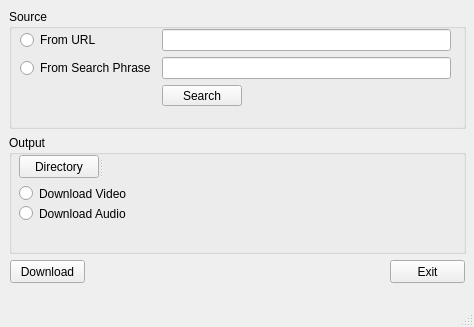
<?xml version="1.0" encoding="UTF-8"?>
<ui version="4.0">
 <class>MainWindow</class>
 <widget class="QMainWindow" name="MainWindow">
  <property name="geometry">
   <rect>
    <x>0</x>
    <y>0</y>
    <width>474</width>
    <height>327</height>
   </rect>
  </property>
  <property name="windowTitle">
   <string>Youtube Downloader</string>
  </property>
  <widget class="QWidget" name="centralwidget">
   <widget class="QGroupBox" name="groupBox">
    <property name="geometry">
     <rect>
      <x>9</x>
      <y>9</y>
      <width>457</width>
      <height>120</height>
     </rect>
    </property>
    <property name="sizePolicy">
     <sizepolicy hsizetype="Preferred" vsizetype="Fixed">
      <horstretch>0</horstretch>
      <verstretch>0</verstretch>
     </sizepolicy>
    </property>
    <property name="minimumSize">
     <size>
      <width>0</width>
      <height>120</height>
     </size>
    </property>
    <property name="title">
     <string>Source</string>
    </property>
    <widget class="QWidget" name="layoutWidget">
     <property name="geometry">
      <rect>
       <x>11</x>
       <y>20</y>
       <width>431</width>
       <height>77</height>
      </rect>
     </property>
     <layout class="QGridLayout" name="gridLayout">
      <item row="0" column="0">
       <widget class="QRadioButton" name="rbUrl">
        <property name="text">
         <string>From URL</string>
        </property>
       </widget>
      </item>
      <item row="0" column="1">
       <widget class="QLineEdit" name="txtbxUrl"/>
      </item>
      <item row="1" column="0">
       <widget class="QRadioButton" name="rbSearch">
        <property name="text">
         <string>From Search Phrase</string>
        </property>
       </widget>
      </item>
      <item row="1" column="1">
       <widget class="QLineEdit" name="txtbxSearch"/>
      </item>
      <item row="2" column="1">
       <widget class="QPushButton" name="btnSearch">
        <property name="sizePolicy">
         <sizepolicy hsizetype="Fixed" vsizetype="Fixed">
          <horstretch>0</horstretch>
          <verstretch>0</verstretch>
         </sizepolicy>
        </property>
        <property name="text">
         <string>Search</string>
        </property>
       </widget>
      </item>
     </layout>
    </widget>
   </widget>
   <widget class="QGroupBox" name="groupBox_2">
    <property name="geometry">
     <rect>
      <x>9</x>
      <y>135</y>
      <width>457</width>
      <height>119</height>
     </rect>
    </property>
    <property name="title">
     <string>Output</string>
    </property>
    <widget class="QRadioButton" name="rbDlVideo">
     <property name="geometry">
      <rect>
       <x>10</x>
       <y>50</y>
       <width>111</width>
       <height>17</height>
      </rect>
     </property>
     <property name="text">
      <string>Download Video</string>
     </property>
    </widget>
    <widget class="QRadioButton" name="rbDlAudio">
     <property name="geometry">
      <rect>
       <x>10</x>
       <y>70</y>
       <width>111</width>
       <height>17</height>
      </rect>
     </property>
     <property name="text">
      <string>Download Audio</string>
     </property>
    </widget>
    <widget class="QSplitter" name="splitter">
     <property name="geometry">
      <rect>
       <x>10</x>
       <y>20</y>
       <width>391</width>
       <height>23</height>
      </rect>
     </property>
     <property name="orientation">
      <enum>Qt::Horizontal</enum>
     </property>
     <widget class="QPushButton" name="btnOutputDir">
      <property name="sizePolicy">
       <sizepolicy hsizetype="Minimum" vsizetype="Fixed">
        <horstretch>0</horstretch>
        <verstretch>0</verstretch>
       </sizepolicy>
      </property>
      <property name="text">
       <string>Directory</string>
      </property>
     </widget>
     <widget class="QLabel" name="lblOutputDir">
      <property name="sizePolicy">
       <sizepolicy hsizetype="Preferred" vsizetype="Preferred">
        <horstretch>1</horstretch>
        <verstretch>0</verstretch>
       </sizepolicy>
      </property>
      <property name="text">
       <string/>
      </property>
     </widget>
    </widget>
    <zorder>splitter</zorder>
    <zorder>rbDlVideo</zorder>
    <zorder>rbDlAudio</zorder>
   </widget>
   <widget class="QPushButton" name="btnExit">
    <property name="geometry">
     <rect>
      <x>390</x>
      <y>260</y>
      <width>75</width>
      <height>23</height>
     </rect>
    </property>
    <property name="text">
     <string>Exit</string>
    </property>
   </widget>
   <widget class="QPushButton" name="btnDownload">
    <property name="geometry">
     <rect>
      <x>10</x>
      <y>260</y>
      <width>75</width>
      <height>23</height>
     </rect>
    </property>
    <property name="text">
     <string>Download</string>
    </property>
   </widget>
  </widget>
  <widget class="QMenuBar" name="menubar">
   <property name="geometry">
    <rect>
     <x>0</x>
     <y>0</y>
     <width>474</width>
     <height>21</height>
    </rect>
   </property>
  </widget>
  <widget class="QStatusBar" name="statusbar">
   <property name="enabled">
    <bool>true</bool>
   </property>
  </widget>
 </widget>
 <resources/>
 <connections>
  <connection>
   <sender>btnExit</sender>
   <signal>clicked()</signal>
   <receiver>MainWindow</receiver>
   <slot>close()</slot>
   <hints>
    <hint type="sourcelabel">
     <x>427</x>
     <y>292</y>
    </hint>
    <hint type="destinationlabel">
     <x>237</x>
     <y>166</y>
    </hint>
   </hints>
  </connection>
 </connections>
</ui>
